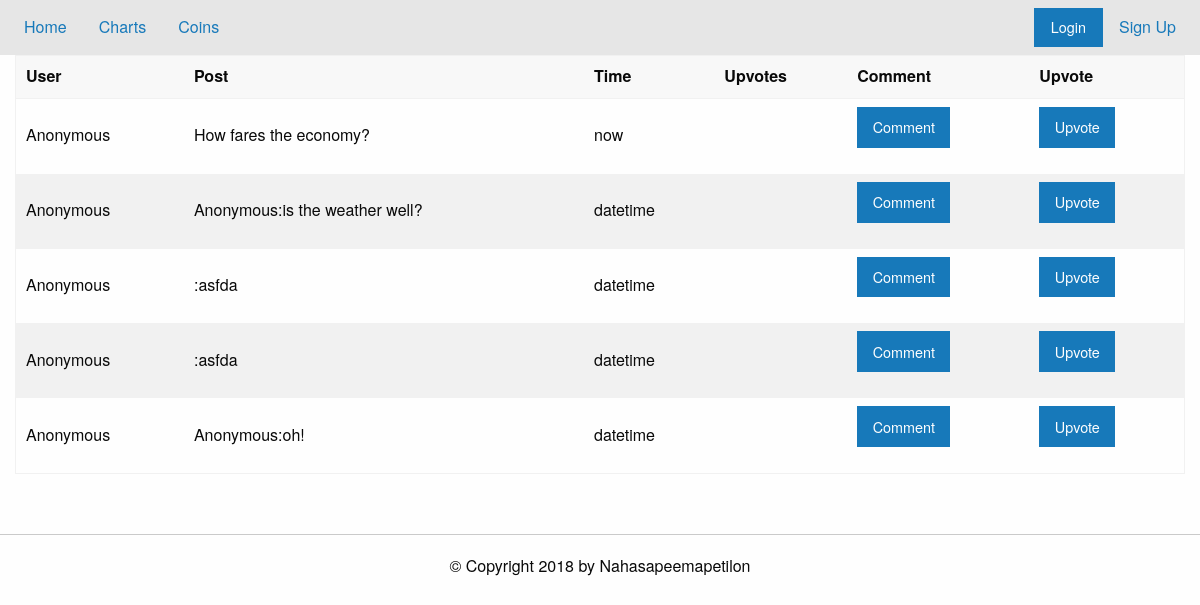
Before: /thread?id=6 with the older database file.
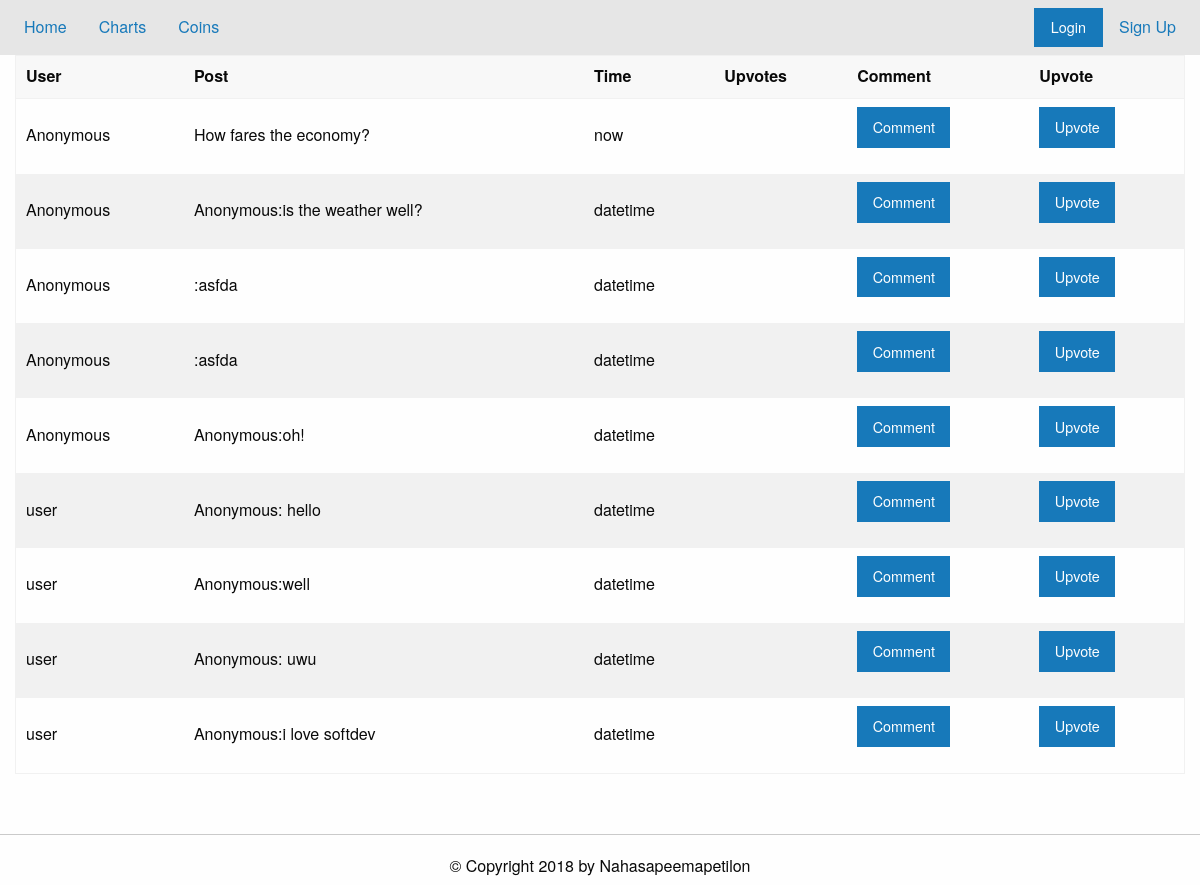
After: the same page with the newer database file.
### tables this page shows
CREATE TABLE t6 (postID INT PRIMARY KEY,post TEXT,user TEXT,time TEXT);

### app.py (the view)
@app.route("/thread", methods=['POST','GET'])
def load_thread():
    if request.method=="GET":
        threadID = request.args.get('id')#or perhaps name?
        print(threadID)
        db = sqlite3.connect('./data/base.db')
        c = db.cursor()
        try:
            posts = dbEditor.viewThread(c, threadID)
            db.close()
            return render_template('thread.html', notLoggedIn=noUser(), posts=posts, threadname=posts[0][1], threadID=threadID)
        except:
            flash("Thread not Found")
            return redirect('/')
    else:
        """Upvote???"""
        info=request.form['upvote'].split(',')
        postID=info[0]
        threadID=info[1]
        return redirect('/thread?id='+threadID)

### app.py (called while the page is built)
def noUser():
    return 'username' not in session.keys()

### util/dbEditor.py (called while the page is built)
def viewThread(cursor,threadID):
    v = "SELECT user,post,time,postID FROM t" + str(threadID) + ";"
    print(v)
    val = list(cursor.execute(v))
    return val

### templates/thread.html (shortened to what this page needs)
{% extends "forum.html" %}
{% block content %}
<div class="grid-container">
  <div class="table-scroll">
<table class="hover">
  <thead><tr>
      <th> User </th><th> Post </th><th> Time </th><th> Upvotes </th>
      <th> Comment</th><th> Upvote</th>
  </tr></thead>
  <tbody>
    {% for post in posts %}
    <tr>
      <td id="{{post[3]}}">{{post[0]}}</td><td>{{post[1]}}</td>
      <td>{{post[2]}}</td><td>{{post[4]}}</td>
      <td>
	<button class="button" data-open="addPost"> Comment</button>
      </td>
      <td><form action="#" method="POST">
	  <button class="button" value="{{post[3]}},{{threadID}}" name="upvote">Upvote</button>
      </form></td>
    </tr>
    {% endfor %}
  </tbody>
</table>
</div>
</div>
{% endblock %}

### templates/forum.html (shortened to what this page needs)
{% extends "home.html" %}

### templates/home.html (shortened to what this page needs)
{% extends "layout.html" %}
{% block pageTop %}
<div class="top-bar">
  <div class="top-bar-left"><ul class="menu">
      <li><a href="/">Home</a></li>
      <li><a href="/chart">Charts</a></li>
	  <li><a href="/coins">Coins</a><li>
  </ul></div>
  <div class="top-bar-right"><ul class="menu">
      {% if notLoggedIn %}
      <li><button class="button" type="button" data-toggle="example-dropdown">Login</button>
      </li>
      <li><a href="/register_page"> Sign Up</a></li>
      {% else %}
      <li> <a href="/profile"> Profile</a></li>
      <li> <a href="/logout"> LogOut </a></li>
      {% endif %}
  </ul></div>
</div>
{% endblock %}

### templates/layout.html (shortened to what this page needs)
<!DOCTYPE html>
<html lang="en" >
  <head>
    <link rel="stylesheet" href="https://cdn.jsdelivr.net/npm/foundation-sites@6.5.1/dist/css/foundation.min.css">
    <link rel="stylesheet" href="https://cdnjs.cloudflare.com/ajax/libs/foundation/6.0.1/css/foundation.css">
  </head>
  <body>
    {% block pageTop %}{% endblock %}
    {% block content %}{% endblock %}
    <br><hr>
    <div id="footer" class="grid-container">
      <div class="grid-x grid-padding-x">
	<div class="cell">
      {% block footer %}
      <h6 class="text-center"> &copy; Copyright 2018 by Nahasapeemapetilon</h6>
      {% endblock %}
	</div>
      </div>
    </div>
  </body>
</html>

Changed rows visible on the page:
added t6: user "user", post "Anonymous: hello", time "datetime", {{ post[3] }} 6 (drawn)
added t6: user "user", post "Anonymous:well", time "datetime", {{ post[3] }} 7 (drawn)
added t6: user "user", post "Anonymous: uwu", time "datetime", {{ post[3] }} 8 (drawn)
added t6: user "user", post "Anonymous:i love softdev", time "datetime", {{ post[3] }} 9 (drawn)
